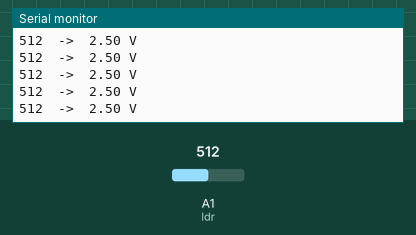
Bench run of a sketch on a simulated Arduino Uno, built with avr-gcc and run on an emulated ATmega328P. Parts: the last lines printed to the serial monitor. The inputs (shaded band) are chosen by the test bench; at power-on: A1 (ldr) = 512.

Above: at 1.2 s.
1.3 s: A1 (ldr) set to 716
At 1.56 s:
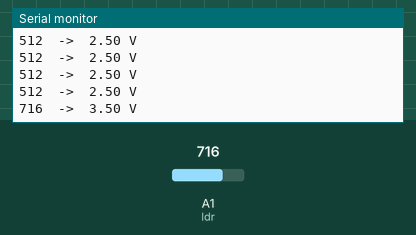
2.8 s: A1 (ldr) set to 900
At 2.97 s:
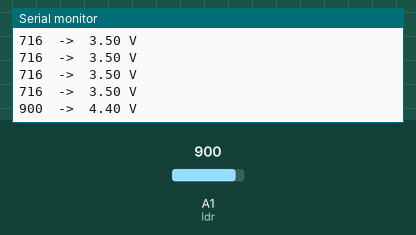
Timing chart, 0 to 5.8 s (numbered marks = the images above; inputs shaded):
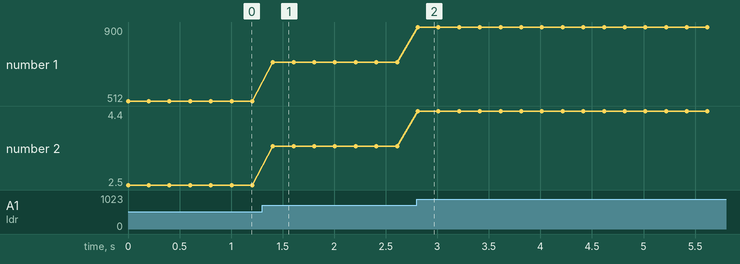

Measured:
- after the input at 1.3 s, the serial monitor: prints a new line after 0.11 s (image 1)
- after the input at 2.8 s, the serial monitor: prints a new line at once (image 2)
- plotted number 1: 512 → 716 after the input at 1.3 s, 716 → 900 after the input at 2.8 s
- plotted number 2: 2.5 → 3.5 after the input at 1.3 s, 3.5 → 4.4 after the input at 2.8 s

The sketch:

ldr.ino
```cpp
int ldr = A1;
void setup() {
  Serial.begin(9600);
}

void loop() {
  int value = analogRead(ldr);            // 0 to 1023
  float volts = value * (5.0 / 1023.0);

  Serial.print(value);
  Serial.print("  ->  ");
  Serial.print(volts);
  Serial.println(" V");

  delay(200);
}
```
